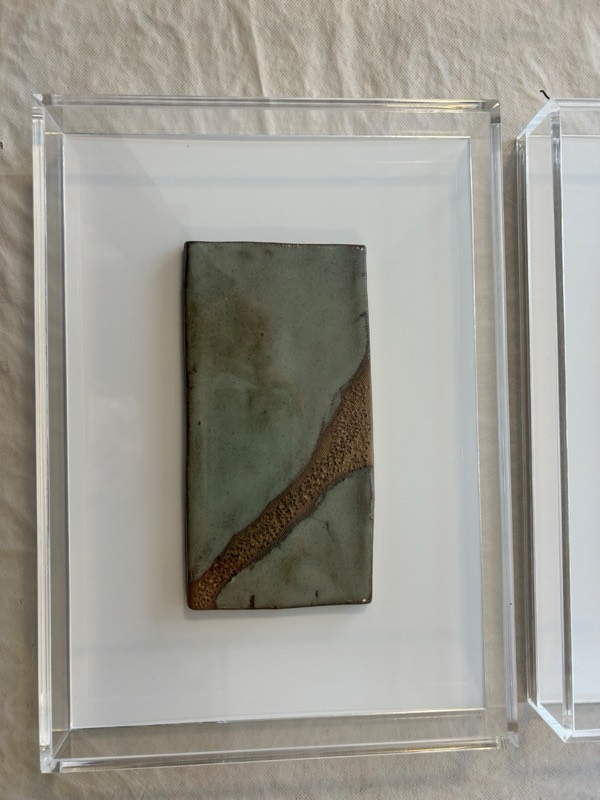
#> input picture fotos/acrilico-800.jpg, 600 x 800 px
$ python -i peca.py   (imports and definitions only)
#> lines starting #> are read from the running program, lines starting #| are printed output that depends on the picture
"""Ferramenta do site: adiciona, marca como vendida ou remove uma peça.

Adicionar (trata a foto no padrão do site: vertical 4:5, mesma luz e cor):
  python3 ferramentas/peca.py adicionar FOTO.jpg --titulo "Peça orgânica azul" --medida "18 × 12 cm" \
      --tipo decoracao --descricao "Peça de bordas onduladas em esmalte azul" [--centro 0.55]

  --tipo      parede (placas, painéis, Acrílico)  ou  decoracao (pecinhas para mesa, lavabo...)
  --centro    onde está a peça na altura da foto, de 0 (topo) a 1 (base). Padrão 0.55.

Marcar como vendida (some do site, mas fica guardada):
  python3 ferramentas/peca.py vendida "Peça orgânica azul"

Listar:
  python3 ferramentas/peca.py listar

Depois de qualquer mudança: python3 montar_site.py
"""
import argparse
import json
import re
import sys
import unicodedata
from pathlib import Path

RAIZ = Path(__file__).resolve().parent.parent
FOTOS = RAIZ / "fotos"
LISTA = RAIZ / "pecas.json"


def carregar():
    return json.loads(LISTA.read_text(encoding="utf-8"))


def salvar(pecas):
    LISTA.write_text(json.dumps(pecas, ensure_ascii=False, indent=2) + "\n", encoding="utf-8")


def slug(texto):
    t = unicodedata.normalize("NFKD", texto).encode("ascii", "ignore").decode().lower()
    return re.sub(r"[^a-z0-9]+", "-", t).strip("-")[:40]


def tratar_foto(origem, destino_base, centro=0.55):
    """Recorta em 4:5 na largura toda, centrando a peça na altura, e acerta luz e cor (tira o amarelado)."""
#> called with origem = '../fotos/acrilico-800.jpg', destino_base = 'out.png', centro = 0.55
    from PIL import Image, ImageEnhance, ImageOps

    im = ImageOps.exif_transpose(Image.open(origem)).convert("RGB")
#> im is the input picture: PIL image 600x800 RGB; mean R, G, B 156.4, 154.4, 145.9
    w, h = im.size
#> w = 600; h = 800
    alvo_h = int(w * 5 / 4)
#> alvo_h = 750
    if alvo_h > h:  # foto mais larga que 4:5: corta nas laterais
        alvo_w = int(h * 4 / 5)
        x = (w - alvo_w) // 2
        im = im.crop((x, 0, x + alvo_w, h))
    else:
        y = int(h * centro - alvo_h / 2)
#> y = 65
        y = max(0, min(h - alvo_h, y))
#> y = 50
        im = im.crop((0, y, w, y + alvo_h))
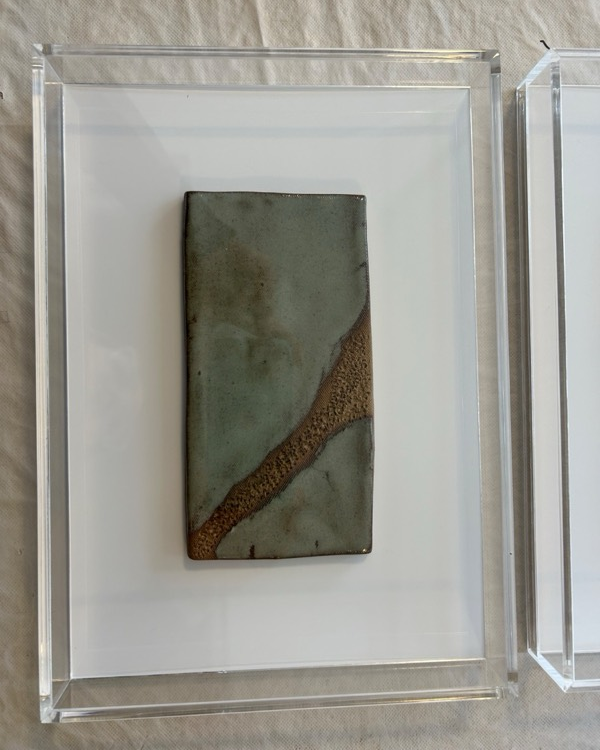
#> im: PIL image 600x750 RGB; mean R, G, B 155.5, 153.9, 145.7
    im = im.resize((1200, 1500), Image.LANCZOS)
#> im: PIL image 1200x1500 RGB

    # Luz e cor: neutraliza o tom quente da luz da estante, clareia um pouco, contraste leve.
    r, g, b = im.split()
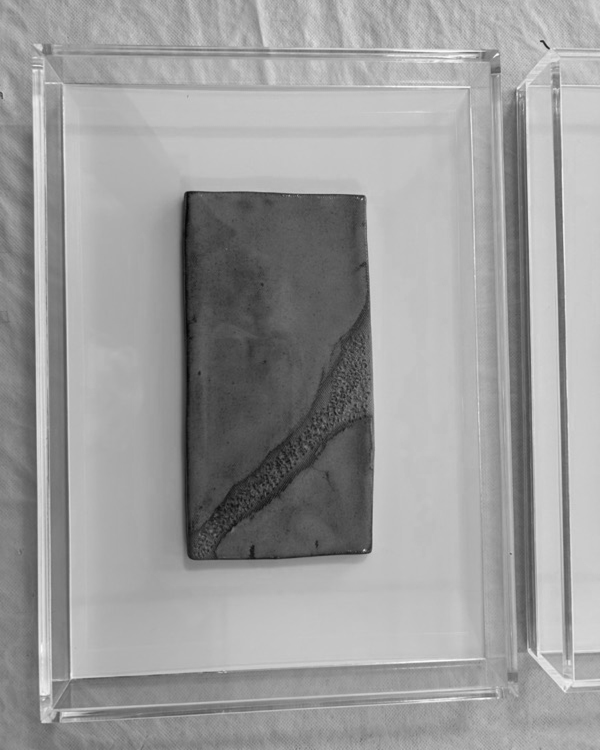
#> r: PIL image 1200x1500 L (shown at 1/2 size); min 1, max 255, mean 155.5
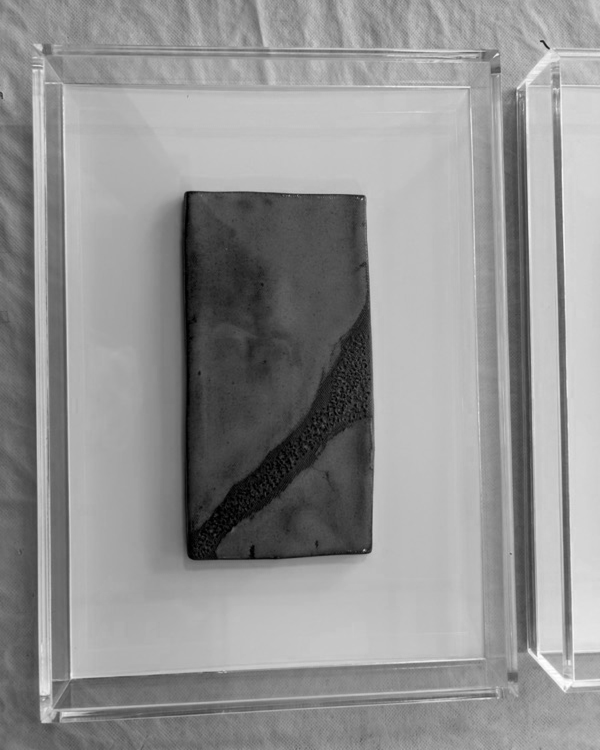
#> b: PIL image 1200x1500 L (shown at 1/2 size); min 0, max 255, mean 145.7
    r = r.point(lambda v: v * 0.95)
    b = b.point(lambda v: min(255, v * 1.05))
    im = Image.merge("RGB", (r, g, b))
    im = ImageEnhance.Brightness(im).enhance(1.05)
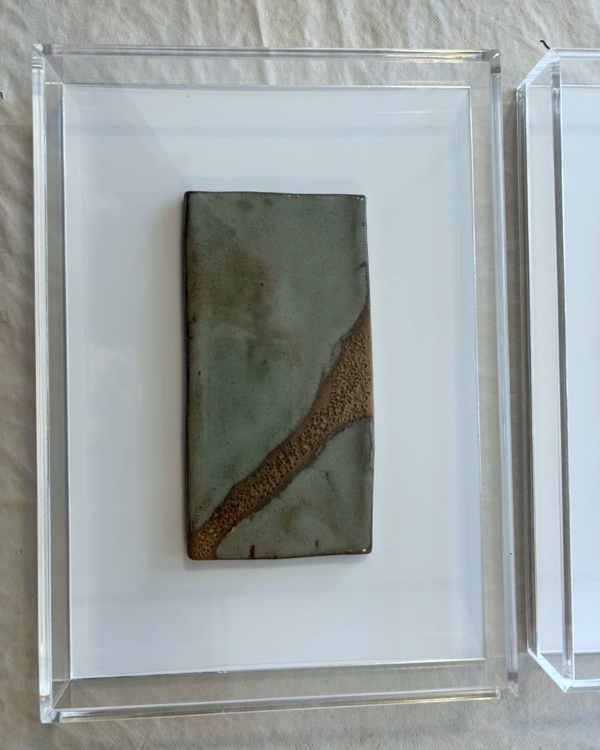
#> im: PIL image 1200x1500 RGB (shown at 1/2 size); mean R, G, B 154.6, 161, 160.1
    im = ImageEnhance.Contrast(im).enhance(1.04)

#> (the run stopped early here; a loop or call above may not have finished)

$ run again, on fotos/acrilico-trio.jpg
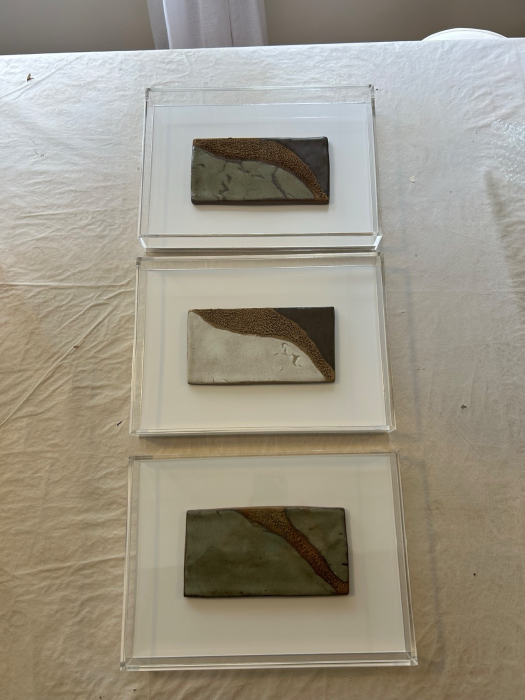
#> input picture fotos/acrilico-trio.jpg, 1050 x 1400 px (shown at 1/2 size)
#> in tratar_foto, im is the input picture: PIL image 1050x1400 RGB; mean R, G, B 155, 148.5, 133.4
#> in tratar_foto, `r, g, b = im.split()`:
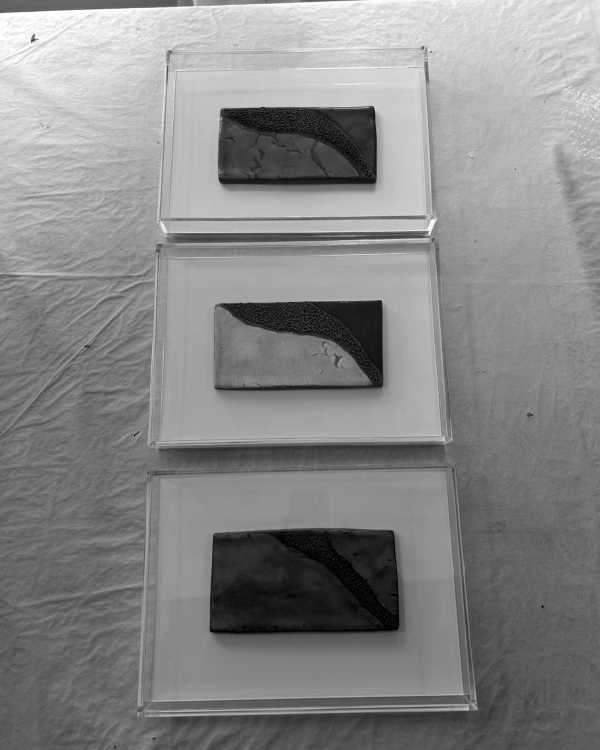
#> b: PIL image 1200x1500 L (shown at 1/2 size); min 0, max 255, mean 134.5
#> in tratar_foto, `im = ImageEnhance.Brightness(im).enhance(1.05)`:
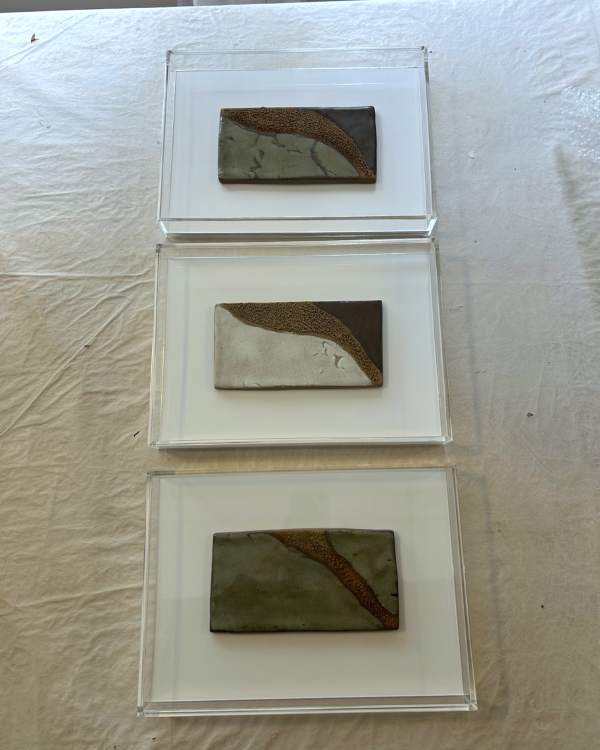
#> im: PIL image 1200x1500 RGB (shown at 1/2 size); mean R, G, B 156, 157.3, 147.6

$ run again, on fotos/coluna-azul-800.jpg
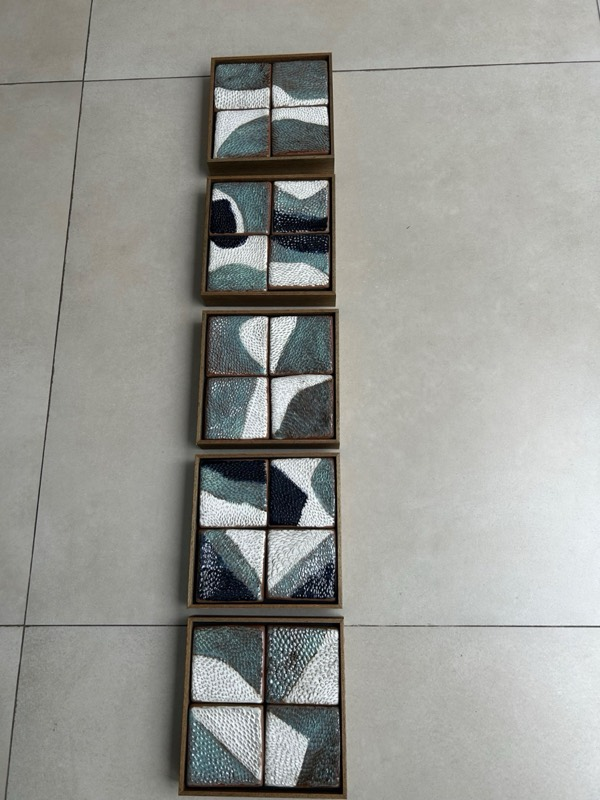
#> input picture fotos/coluna-azul-800.jpg, 600 x 800 px
#> in tratar_foto, im is the input picture: PIL image 600x800 RGB; mean R, G, B 151.4, 152.4, 147.6
#> in tratar_foto, `r, g, b = im.split()`:
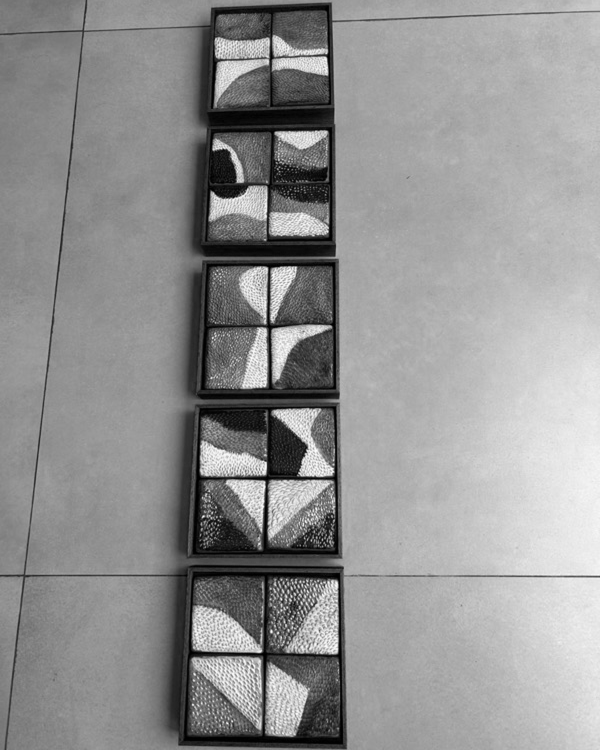
#> b: PIL image 1200x1500 L (shown at 1/2 size); min 0, max 255, mean 147.3
#> in tratar_foto, `im = ImageEnhance.Brightness(im).enhance(1.05)`:
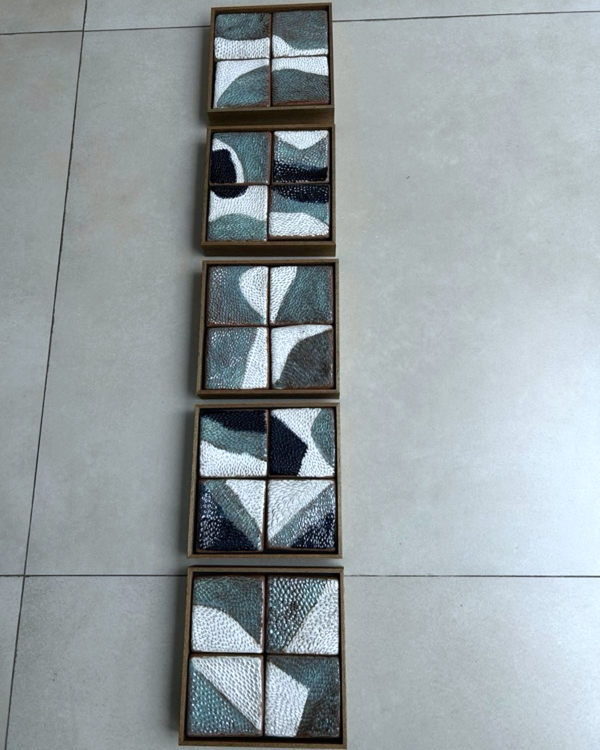
#> im: PIL image 1200x1500 RGB (shown at 1/2 size); mean R, G, B 149.9, 158.9, 161.8
